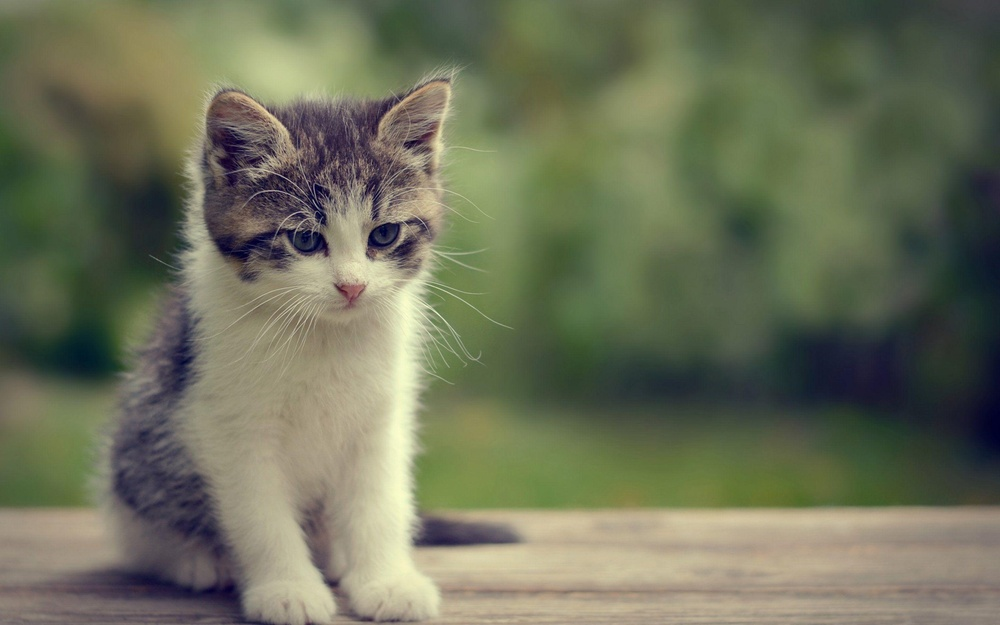
#> input picture data/images/cat2.jpeg, 1000 x 625 px, shrunk from 2880 x 1800 before the run
$ python '12 Histogram.py'
#> lines starting #> are read from the running program, lines starting #| are printed output that depends on the picture; after the words box and inside, x2 and y2 are one past the last pixel; in counts of white or black regions, pixels touching at a corner belong together
'''
Histogram
'''
import os
import cv2 as cv
import numpy as np
import matplotlib.pyplot as plt

dir_path = os.getcwd()+'/data/images/'
img=cv.imread(dir_path+'cat2.jpeg')
#> img is the input picture: shape (625, 1000, 3); mean B, G, R 89.5, 112.8, 108.9
cv.imshow('Cat',img)

# 1 BGR to GRAY
gray=cv.cvtColor(img,cv.COLOR_BGR2GRAY)
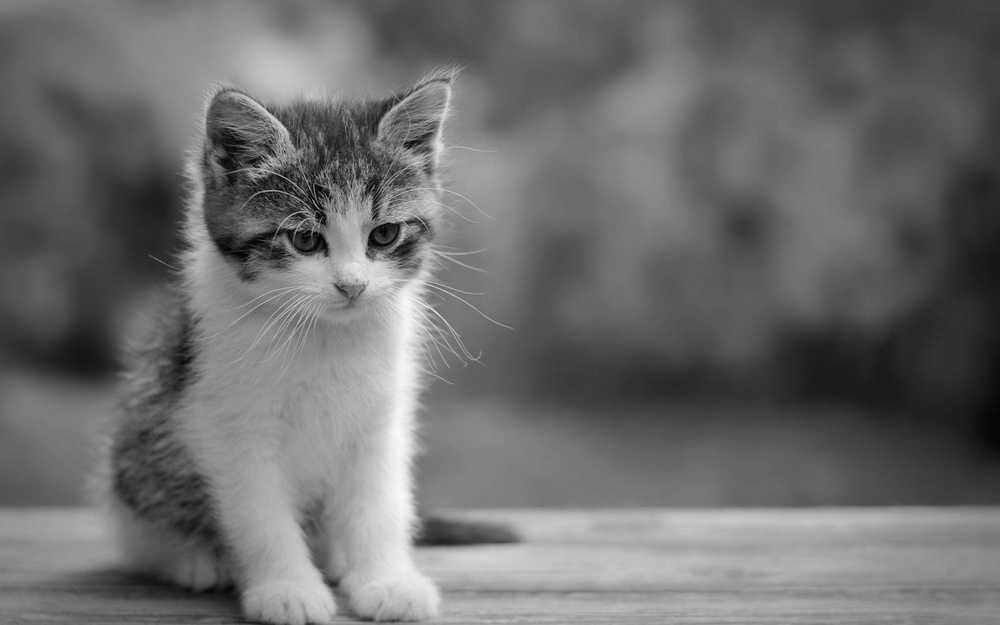
#> gray: shape (625, 1000); min 2, max 249, mean 109
cv.imshow('Gray',gray)

# # 1.1 Grayscale Histogram
gray_hist = cv.calcHist([gray],[0],None,[256],[0,256])
#> gray_hist = 256 values, max 7022 at index 96, min 0 at index 0, mean 2441.4

# 1.2 Mask + Grayscale Histogram
blank = np.zeros(img.shape[:2],dtype='uint8')
circle=cv.circle(blank,(img.shape[1]/2,img.shape[0]/2),100,255,-1)
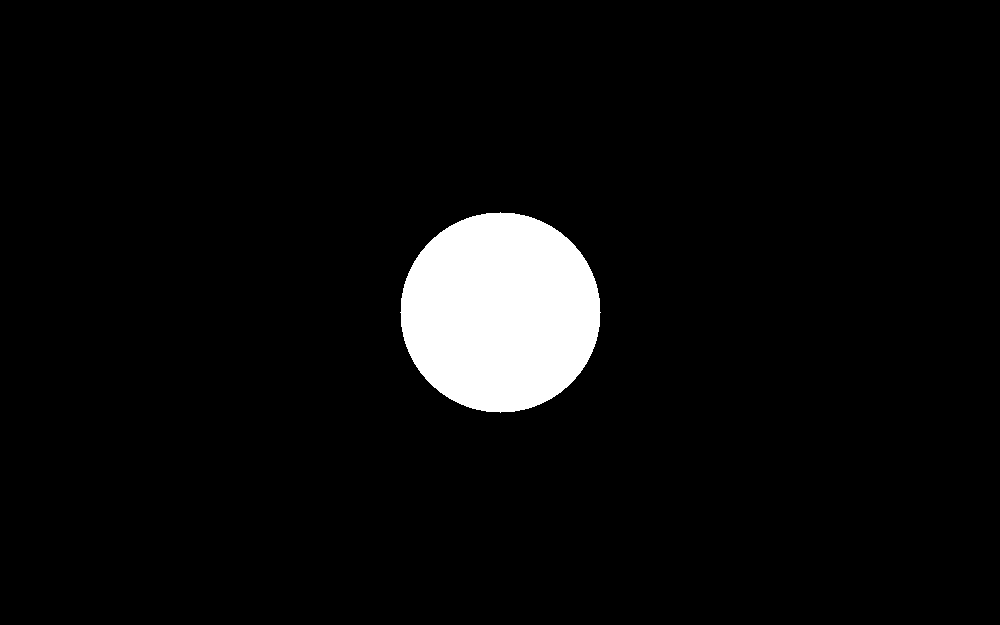
#> blank: shape (625, 1000); 5% white; 1 white region, box (x1, y1, x2, y2) and area: (400, 212, 601, 413) 31417
mask=cv.bitwise_and(img,img,mask=circle)
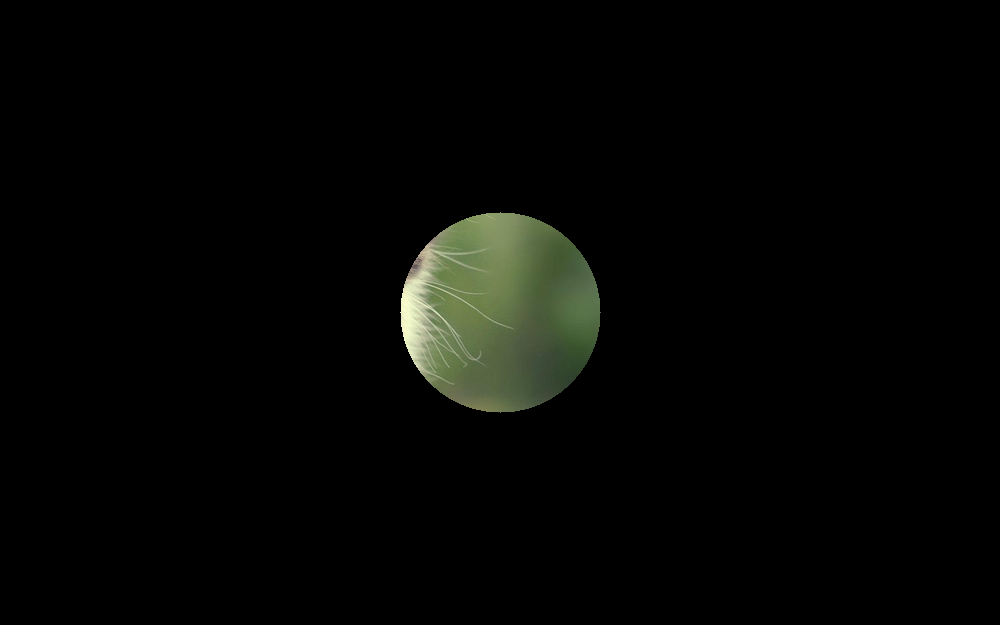
#> mask: shape (625, 1000, 3); mean B, G, R 4.1, 6.1, 5.3
gray_hist = cv.calcHist([gray],[0],circle,[256],[0,256])
#> gray_hist = 256 values, max 704 at index 119, min 0 at index 0, mean 122.7
cv.imshow('Masked',mask)

plt.figure()
plt.title("Grayscale Histogram")
plt.xlabel("Bins")
plt.ylabel("# of pixels")
plt.plot(gray_hist)
plt.xlim([0,256])
plt.show()
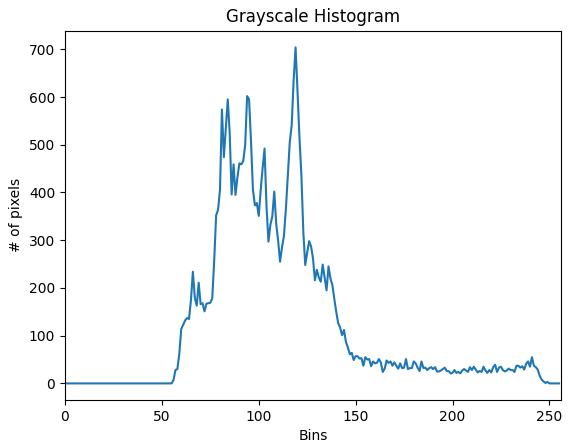
#> figure drawn by matplotlib, 1 panel; curve peaks at x = 119, y = 704


# 2.1 Mask + Color Histogram
plt.figure()
plt.title("Color Histogram")
plt.xlabel("Bins")
plt.ylabel("# of pixels")
plt.xlim([0,256])

colors=['b','g','r']
for i,col in enumerate(colors):
	hist=cv.calcHist([img],[i],None,[256],[0,256])
	plt.plot(hist,color=col)
	plt.xlim([0,256])
plt.show()
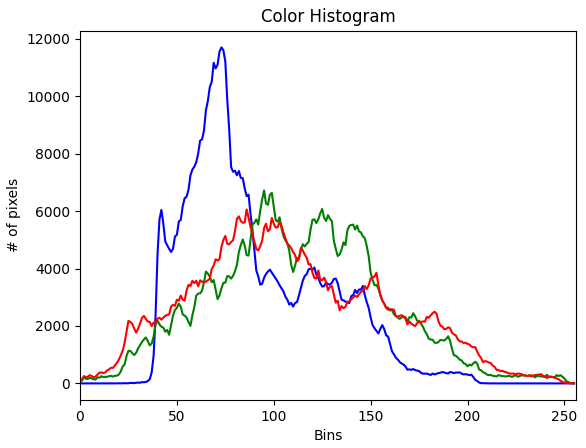
#> figure drawn by matplotlib, 1 panel; curve peaks at x = 73, y = 11702; curve peaks at x = 95, y = 6722; curve peaks at x = 86, y = 6058

cv.waitKey(0)

$ run again, with data/images/boat.jpeg copied over data/images/cat2.jpeg
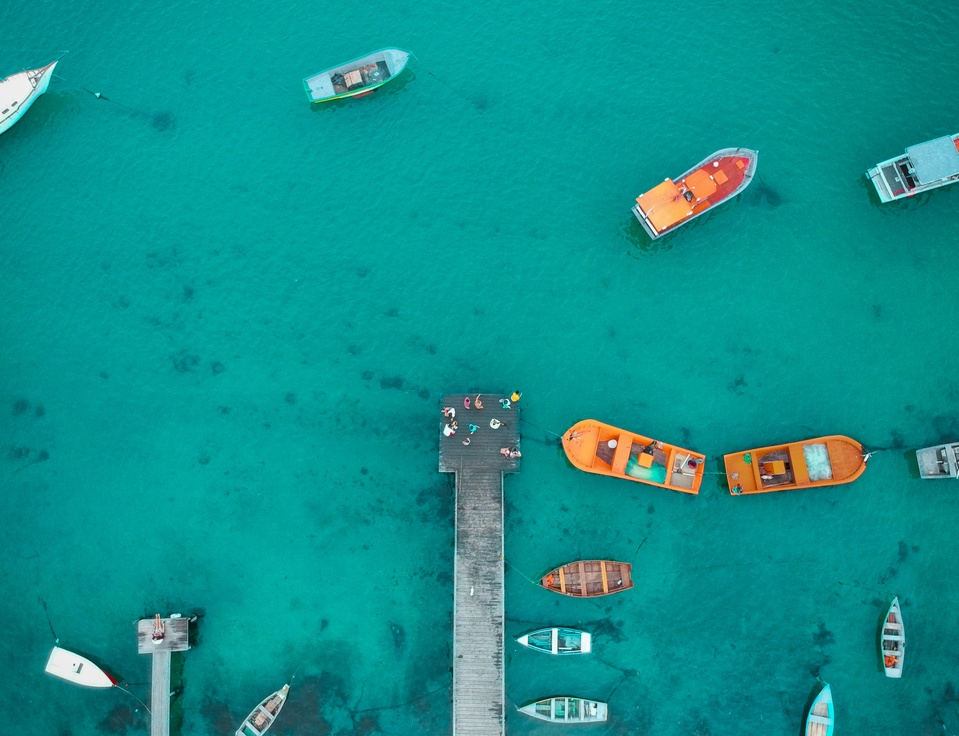
#> input picture data/images/boat.jpeg, 959 x 736 px, shrunk from 3863 x 2964 before the run
#> img is the input picture: shape (736, 959, 3); mean B, G, R 141, 144.5, 15.1
#> `gray_hist = cv.calcHist([gray],[0],None,[256],[0,256])`: gray_hist = 256 values, max 31228 at index 111, min 0 at index 0, mean 2757.1
#> `circle=cv.circle(blank,(img.shape[1]/2,img.shape[0]/2),100,255,-1)`:
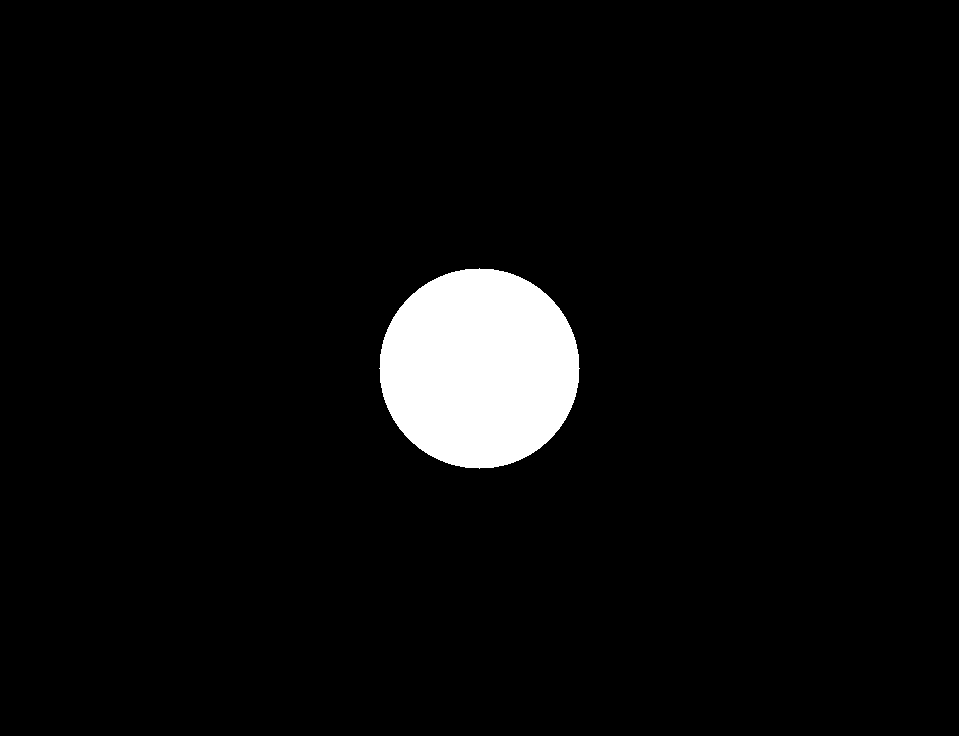
#> blank: shape (736, 959); 4.5% white; 1 white region, box (x1, y1, x2, y2) and area: (379, 268, 580, 469) 31417
#> `gray_hist = cv.calcHist([gray],[0],circle,[256],[0,256])`: gray_hist = 256 values, max 2132 at index 109, min 0 at index 0, mean 122.7
#> `plt.show()`:
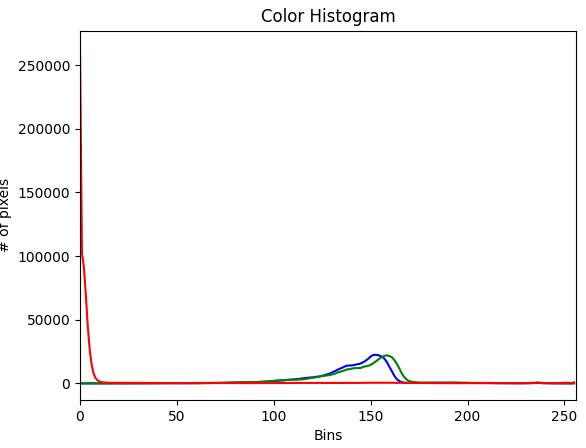
#> figure drawn by matplotlib, 1 panel; curve peaks at x = 152, y = 22577; curve peaks at x = 158, y = 22057; curve peaks at x = 0, y = 263998
